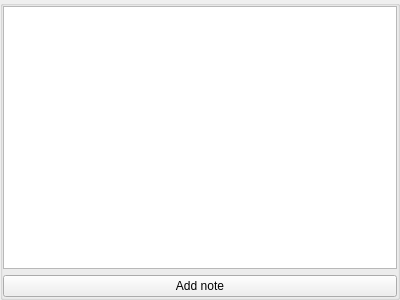
<?xml version="1.0" encoding="UTF-8"?>
<ui version="4.0">
 <class>Notes</class>
 <widget class="BaseWgt" name="Notes">
  <property name="geometry">
   <rect>
    <x>0</x>
    <y>0</y>
    <width>400</width>
    <height>300</height>
   </rect>
  </property>
  <property name="windowTitle">
   <string>Form</string>
  </property>
  <layout class="QVBoxLayout" name="verticalLayout">
   <property name="leftMargin">
    <number>0</number>
   </property>
   <property name="topMargin">
    <number>0</number>
   </property>
   <property name="rightMargin">
    <number>0</number>
   </property>
   <property name="bottomMargin">
    <number>0</number>
   </property>
   <item>
    <widget class="QTableWidget" name="table">
     <property name="sizePolicy">
      <sizepolicy hsizetype="Expanding" vsizetype="MinimumExpanding">
       <horstretch>0</horstretch>
       <verstretch>0</verstretch>
      </sizepolicy>
     </property>
     <property name="focusPolicy">
      <enum>Qt::NoFocus</enum>
     </property>
     <property name="contextMenuPolicy">
      <enum>Qt::CustomContextMenu</enum>
     </property>
     <property name="selectionBehavior">
      <enum>QAbstractItemView::SelectRows</enum>
     </property>
     <property name="verticalScrollMode">
      <enum>QAbstractItemView::ScrollPerPixel</enum>
     </property>
     <property name="horizontalScrollMode">
      <enum>QAbstractItemView::ScrollPerPixel</enum>
     </property>
     <property name="sortingEnabled">
      <bool>true</bool>
     </property>
     <property name="columnCount">
      <number>0</number>
     </property>
     <attribute name="horizontalHeaderStretchLastSection">
      <bool>true</bool>
     </attribute>
     <attribute name="verticalHeaderVisible">
      <bool>false</bool>
     </attribute>
    </widget>
   </item>
   <item>
    <widget class="QPushButton" name="add_row_btn">
     <property name="text">
      <string>Add note</string>
     </property>
    </widget>
   </item>
  </layout>
  <action name="actionDelete_note">
   <property name="icon">
    <iconset resource="resources.qrc">
     <normaloff>:/notes/imgs/tresh.png</normaloff>:/notes/imgs/tresh.png</iconset>
   </property>
   <property name="text">
    <string>Delete note</string>
   </property>
   <property name="shortcut">
    <string>Ctrl+Del</string>
   </property>
   <property name="menuRole">
    <enum>QAction::NoRole</enum>
   </property>
  </action>
  <action name="actionAdd_note">
   <property name="text">
    <string>Add note</string>
   </property>
   <property name="menuRole">
    <enum>QAction::NoRole</enum>
   </property>
  </action>
 </widget>
 <customwidgets>
  <customwidget>
   <class>BaseWgt</class>
   <extends>QGroupBox</extends>
   <header>BaseWgt.h</header>
   <container>1</container>
  </customwidget>
 </customwidgets>
 <resources>
  <include location="resources.qrc"/>
 </resources>
 <connections/>
</ui>
